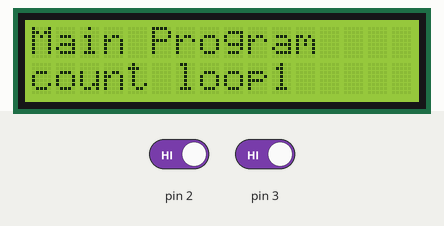
Bench run of a sketch on a simulated Arduino Uno, built with avr-gcc and run on an emulated ATmega328P. On the bench: 16×2 character LCD. The test bench sets the inputs (shaded band); at power-on: pin 2 HIGH, pin 3 HIGH.

Above: at 1.2 s.
1.3 s: pin 2 driven LOW
At 1.9 s:
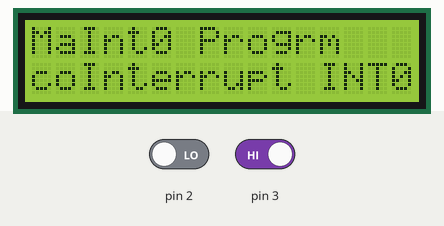
At 2.8 s:
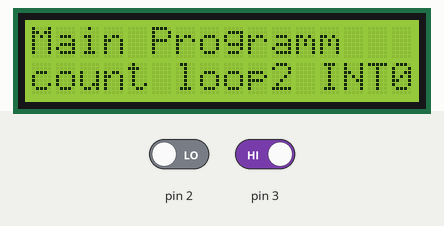
4.3 s: pin 3 driven LOW
At 5.7 s:
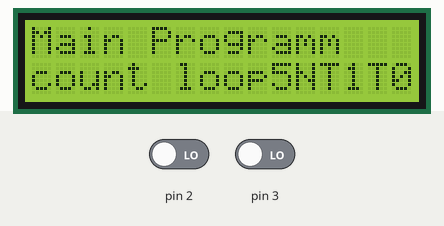
Timing chart, 0 to 7.3 s (numbered marks = the images above; inputs shaded):
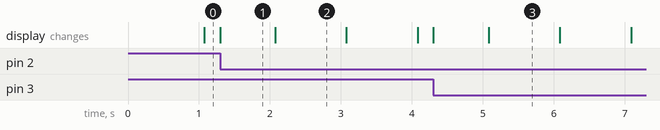

Measured:
- after the input at 1.3 s, the display: changes at once (image 1)
- after the input at 4.3 s, the display: first changes at once (image 3 shows a later state)
- what the display in image 1 shows lasts 0.8 s, from 1.3 s to 2.1 s
- what the display in image 2 shows lasts 1.0 s, from 2.1 s to 3.1 s

The sketch:

PRATIKUM4_4.1.ino
```cpp
#include <LiquidCrystal.h>
LiquidCrystal lcd(A0,A1,A2,A3,A4,A5);
unsigned int countLoop = 0;
void setup() {
  lcd.begin(16,2);
  lcd.clear();
  attachInterrupt(0, rutinInterupsi0, FALLING);
  attachInterrupt(1, rutinInterupsi1, FALLING);
  }

void loop() {
  lcd.setCursor(0,0);
  lcd.print("Main Program");
  lcd.setCursor(0,1);
  lcd.print("count loop");
  lcd.print(countLoop);
  countLoop++;
  delay(1000);
  }

void rutinInterupsi0() {
  lcd.setCursor(2,0);
  lcd.print("Int0 Progrm");
    lcd.setCursor(2,1);
  lcd.print("Interrupt INT0");
    delay(2000); }

void rutinInterupsi1() {
  lcd.setCursor(0,0);
  lcd.print("Int1 Program");
  lcd.setCursor(0,1);
  lcd.print("Interrupt INT1");
  delay(2000);
  }
```
